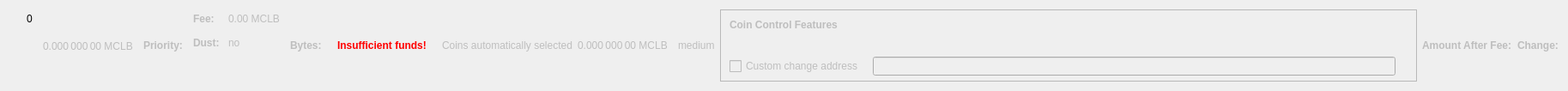
    <widget class="QWidget" name="dummyHideWidget" native="true">
     <property name="maximumSize">
      <size>
       <width>100</width>
       <height>22</height>
      </size>
     </property>
     <layout class="QHBoxLayout" name="dummyHideLayout">
      <item>
       <layout class="QFormLayout" name="formLayoutCoinControl1">
        <property name="horizontalSpacing">
         <number>10</number>
        </property>
        <property name="verticalSpacing">
         <number>14</number>
        </property>
        <property name="leftMargin">
         <number>10</number>
        </property>
        <property name="topMargin">
         <number>4</number>
        </property>
        <property name="rightMargin">
         <number>6</number>
        </property>
        <item row="0" column="1">
         <widget class="QLabel" name="labelCoinControlBytes">
          <property name="cursor">
           <cursorShape>IBeamCursor</cursorShape>
          </property>
          <property name="contextMenuPolicy">
           <enum>Qt::ActionsContextMenu</enum>
          </property>
          <property name="text">
           <string notr="true">0</string>
          </property>
          <property name="textInteractionFlags">
           <set>Qt::LinksAccessibleByMouse|Qt::TextSelectableByKeyboard|Qt::TextSelectableByMouse</set>
          </property>
         </widget>
        </item>
       </layout>
      </item>
      <item>
       <widget class="QLabel" name="labelCoinControlAfterFee">
        <property name="enabled">
         <bool>false</bool>
        </property>
        <property name="sizePolicy">
         <sizepolicy hsizetype="Fixed" vsizetype="Fixed">
          <horstretch>0</horstretch>
          <verstretch>0</verstretch>
         </sizepolicy>
        </property>
        <property name="minimumSize">
         <size>
          <width>111</width>
          <height>12</height>
         </size>
        </property>
        <property name="maximumSize">
         <size>
          <width>111</width>
          <height>12</height>
         </size>
        </property>
        <property name="cursor">
         <cursorShape>IBeamCursor</cursorShape>
        </property>
        <property name="contextMenuPolicy">
         <enum>Qt::ActionsContextMenu</enum>
        </property>
        <property name="text">
         <string notr="true">0.000 000 00 MCLB</string>
        </property>
        <property name="textInteractionFlags">
         <set>Qt::LinksAccessibleByMouse|Qt::TextSelectableByKeyboard|Qt::TextSelectableByMouse</set>
        </property>
       </widget>
      </item>
      <item>
       <widget class="QLabel" name="labelCoinControlPriorityText">
        <property name="enabled">
         <bool>false</bool>
        </property>
        <property name="font">
         <font>
          <weight>75</weight>
          <bold>true</bold>
         </font>
        </property>
        <property name="text">
         <string>Priority:</string>
        </property>
       </widget>
      </item>
      <item>
       <layout class="QHBoxLayout" name="horizontalLayout"/>
      </item>
      <item>
       <layout class="QFormLayout" name="formLayoutCoinControl3">
        <property name="horizontalSpacing">
         <number>10</number>
        </property>
        <property name="verticalSpacing">
         <number>14</number>
        </property>
        <property name="leftMargin">
         <number>6</number>
        </property>
        <property name="topMargin">
         <number>4</number>
        </property>
        <property name="rightMargin">
         <number>6</number>
        </property>
        <item row="0" column="0">
         <widget class="QLabel" name="labelCoinControlFeeText">
          <property name="enabled">
           <bool>false</bool>
          </property>
          <property name="font">
           <font>
            <weight>75</weight>
            <bold>true</bold>
           </font>
          </property>
          <property name="text">
           <string>Fee:</string>
          </property>
          <property name="margin">
           <number>0</number>
          </property>
         </widget>
        </item>
        <item row="0" column="1">
         <widget class="QLabel" name="labelCoinControlFee">
          <property name="enabled">
           <bool>false</bool>
          </property>
          <property name="cursor">
           <cursorShape>IBeamCursor</cursorShape>
          </property>
          <property name="contextMenuPolicy">
           <enum>Qt::ActionsContextMenu</enum>
          </property>
          <property name="text">
           <string notr="true">0.00 MCLB</string>
          </property>
          <property name="textInteractionFlags">
           <set>Qt::LinksAccessibleByMouse|Qt::TextSelectableByKeyboard|Qt::TextSelectableByMouse</set>
          </property>
         </widget>
        </item>
        <item row="1" column="0">
         <widget class="QLabel" name="labelCoinControlLowOutputText">
          <property name="enabled">
           <bool>false</bool>
          </property>
          <property name="font">
           <font>
            <weight>75</weight>
            <bold>true</bold>
           </font>
          </property>
          <property name="text">
           <string>Dust:</string>
          </property>
         </widget>
        </item>
        <item row="1" column="1">
         <widget class="QLabel" name="labelCoinControlLowOutput">
          <property name="enabled">
           <bool>false</bool>
          </property>
          <property name="cursor">
           <cursorShape>IBeamCursor</cursorShape>
          </property>
          <property name="contextMenuPolicy">
           <enum>Qt::ActionsContextMenu</enum>
          </property>
          <property name="text">
           <string>no</string>
          </property>
          <property name="textInteractionFlags">
           <set>Qt::LinksAccessibleByMouse|Qt::TextSelectableByKeyboard|Qt::TextSelectableByMouse</set>
          </property>
         </widget>
        </item>
       </layout>
      </item>
      <item>
       <widget class="QLabel" name="labelCoinControlBytesText">
        <property name="enabled">
         <bool>false</bool>
        </property>
        <property name="font">
         <font>
          <weight>75</weight>
          <bold>true</bold>
         </font>
        </property>
        <property name="text">
         <string>Bytes:</string>
        </property>
       </widget>
      </item>
      <item>
       <layout class="QFormLayout" name="formLayoutCoinControl2">
        <property name="horizontalSpacing">
         <number>10</number>
        </property>
        <property name="verticalSpacing">
         <number>14</number>
        </property>
        <property name="leftMargin">
         <number>6</number>
        </property>
        <property name="topMargin">
         <number>4</number>
        </property>
        <property name="rightMargin">
         <number>6</number>
        </property>
       </layout>
      </item>
      <item>
       <layout class="QHBoxLayout" name="horizontalLayoutCoinControl2">
        <property name="spacing">
         <number>8</number>
        </property>
        <property name="bottomMargin">
         <number>10</number>
        </property>
       </layout>
      </item>
      <item>
       <widget class="QLabel" name="labelCoinControlInsuffFunds">
        <property name="enabled">
         <bool>false</bool>
        </property>
        <property name="minimumSize">
         <size>
          <width>0</width>
          <height>0</height>
         </size>
        </property>
        <property name="font">
         <font>
          <weight>75</weight>
          <bold>true</bold>
         </font>
        </property>
        <property name="styleSheet">
         <string notr="true">color:red;font-weight:bold;</string>
        </property>
        <property name="text">
         <string>Insufficient funds!</string>
        </property>
        <property name="margin">
         <number>5</number>
        </property>
       </widget>
      </item>
      <item>
       <layout class="QFormLayout" name="formLayoutCoinControl4">
        <property name="horizontalSpacing">
         <number>10</number>
        </property>
        <property name="verticalSpacing">
         <number>14</number>
        </property>
        <property name="leftMargin">
         <number>6</number>
        </property>
        <property name="topMargin">
         <number>4</number>
        </property>
        <property name="rightMargin">
         <number>6</number>
        </property>
       </layout>
      </item>
      <item>
       <widget class="QLabel" name="labelCoinControlAutomaticallySelected">
        <property name="enabled">
         <bool>false</bool>
        </property>
        <property name="sizePolicy">
         <sizepolicy hsizetype="Fixed" vsizetype="Fixed">
          <horstretch>0</horstretch>
          <verstretch>0</verstretch>
         </sizepolicy>
        </property>
        <property name="minimumSize">
         <size>
          <width>0</width>
          <height>0</height>
         </size>
        </property>
        <property name="maximumSize">
         <size>
          <width>240</width>
          <height>16777215</height>
         </size>
        </property>
        <property name="text">
         <string>Coins automatically selected</string>
        </property>
        <property name="margin">
         <number>5</number>
        </property>
       </widget>
      </item>
      <item>
       <widget class="QLabel" name="labelCoinControlChange">
        <property name="enabled">
         <bool>false</bool>
        </property>
        <property name="sizePolicy">
         <sizepolicy hsizetype="Fixed" vsizetype="Fixed">
          <horstretch>0</horstretch>
          <verstretch>0</verstretch>
         </sizepolicy>
        </property>
        <property name="minimumSize">
         <size>
          <width>111</width>
          <height>0</height>
         </size>
        </property>
        <property name="maximumSize">
         <size>
          <width>111</width>
          <height>16777215</height>
         </size>
        </property>
        <property name="cursor">
         <cursorShape>IBeamCursor</cursorShape>
        </property>
        <property name="contextMenuPolicy">
         <enum>Qt::ActionsContextMenu</enum>
        </property>
        <property name="text">
         <string notr="true">0.000 000 00 MCLB</string>
        </property>
        <property name="textInteractionFlags">
         <set>Qt::LinksAccessibleByMouse|Qt::TextSelectableByKeyboard|Qt::TextSelectableByMouse</set>
        </property>
       </widget>
      </item>
      <item>
       <widget class="QLabel" name="labelCoinControlPriority">
        <property name="enabled">
         <bool>false</bool>
        </property>
        <property name="cursor">
         <cursorShape>IBeamCursor</cursorShape>
        </property>
        <property name="contextMenuPolicy">
         <enum>Qt::ActionsContextMenu</enum>
        </property>
        <property name="text">
         <string>medium</string>
        </property>
        <property name="textInteractionFlags">
         <set>Qt::LinksAccessibleByMouse|Qt::TextSelectableByKeyboard|Qt::TextSelectableByMouse</set>
        </property>
       </widget>
      </item>
      <item>
       <widget class="QFrame" name="frameCoinControl">
        <property name="sizePolicy">
         <sizepolicy hsizetype="Expanding" vsizetype="Expanding">
          <horstretch>0</horstretch>
          <verstretch>0</verstretch>
         </sizepolicy>
        </property>
        <property name="maximumSize">
         <size>
          <width>16777215</width>
          <height>16777215</height>
         </size>
        </property>
        <property name="frameShape">
         <enum>QFrame::StyledPanel</enum>
        </property>
        <property name="frameShadow">
         <enum>QFrame::Sunken</enum>
        </property>
        <layout class="QVBoxLayout" name="verticalLayoutCoinControl2_2">
         <property name="spacing">
          <number>0</number>
         </property>
         <property name="leftMargin">
          <number>0</number>
         </property>
         <property name="topMargin">
          <number>0</number>
         </property>
         <property name="rightMargin">
          <number>0</number>
         </property>
         <property name="bottomMargin">
          <number>6</number>
         </property>
         <item>
          <layout class="QVBoxLayout" name="verticalLayoutCoinControl" stretch="0,0,0,1">
           <property name="spacing">
            <number>0</number>
           </property>
           <property name="leftMargin">
            <number>10</number>
           </property>
           <property name="topMargin">
            <number>10</number>
           </property>
           <item>
            <layout class="QHBoxLayout" name="horizontalLayoutCoinControl1">
             <property name="bottomMargin">
              <number>15</number>
             </property>
             <item>
              <widget class="QLabel" name="labelCoinControlFeatures">
               <property name="enabled">
                <bool>false</bool>
               </property>
               <property name="sizePolicy">
                <sizepolicy hsizetype="Preferred" vsizetype="Maximum">
                 <horstretch>0</horstretch>
                 <verstretch>0</verstretch>
                </sizepolicy>
               </property>
               <property name="font">
                <font>
                 <weight>75</weight>
                 <bold>true</bold>
                </font>
               </property>
               <property name="styleSheet">
                <string notr="true">font-weight:bold;</string>
               </property>
               <property name="text">
                <string>Coin Control Features</string>
               </property>
              </widget>
             </item>
            </layout>
           </item>
           <item>
            <widget class="QWidget" name="widgetCoinControl" native="true">
             <property name="sizePolicy">
              <sizepolicy hsizetype="Preferred" vsizetype="Preferred">
               <horstretch>0</horstretch>
               <verstretch>0</verstretch>
              </sizepolicy>
             </property>
             <property name="minimumSize">
              <size>
               <width>0</width>
               <height>0</height>
              </size>
             </property>
             <property name="styleSheet">
              <string notr="true"/>
             </property>
             <layout class="QHBoxLayout" name="horizontalLayoutCoinControl5_2">
              <property name="leftMargin">
               <number>0</number>
              </property>
              <property name="topMargin">
               <number>0</number>
              </property>
              <property name="rightMargin">
               <number>0</number>
              </property>
              <property name="bottomMargin">
               <number>0</number>
              </property>
              <item>
               <layout class="QHBoxLayout" name="horizontalLayoutCoinControl3">
                <property name="spacing">
                 <number>20</number>
                </property>
                <property name="topMargin">
                 <number>0</number>
                </property>
                <property name="bottomMargin">
                 <number>10</number>
                </property>
               </layout>
              </item>
             </layout>
            </widget>
           </item>
           <item>
            <layout class="QHBoxLayout" name="horizontalLayoutCoinControl4" stretch="0,0,0">
             <property name="spacing">
              <number>12</number>
             </property>
             <property name="sizeConstraint">
              <enum>QLayout::SetDefaultConstraint</enum>
             </property>
             <property name="topMargin">
              <number>5</number>
             </property>
             <property name="rightMargin">
              <number>5</number>
             </property>
             <item>
              <widget class="QCheckBox" name="checkBoxCoinControlChange">
               <property name="enabled">
                <bool>false</bool>
               </property>
               <property name="toolTip">
                <string>If this is activated, but the change address is empty or invalid, change will be sent to a newly generated address.</string>
               </property>
               <property name="text">
                <string>Custom change address</string>
               </property>
              </widget>
             </item>
             <item>
              <widget class="QValidatedLineEdit" name="lineEditCoinControlChange">
               <property name="enabled">
                <bool>false</bool>
               </property>
               <property name="sizePolicy">
                <sizepolicy hsizetype="Expanding" vsizetype="Fixed">
                 <horstretch>0</horstretch>
                 <verstretch>0</verstretch>
                </sizepolicy>
               </property>
              </widget>
             </item>
             <item>
              <widget class="QLabel" name="labelCoinControlChangeLabel_2">
               <property name="sizePolicy">
                <sizepolicy hsizetype="Preferred" vsizetype="Expanding">
                 <horstretch>0</horstretch>
                 <verstretch>0</verstretch>
                </sizepolicy>
               </property>
               <property name="minimumSize">
                <size>
                 <width>0</width>
                 <height>0</height>
                </size>
               </property>
               <property name="text">
                <string/>
               </property>
               <property name="margin">
                <number>3</number>
               </property>
              </widget>
             </item>
            </layout>
           </item>
           <item>
            <spacer name="verticalSpacerCoinControl">
             <property name="orientation">
              <enum>Qt::Vertical</enum>
             </property>
             <property name="sizeHint" stdset="0">
              <size>
               <width>800</width>
               <height>1</height>
              </size>
             </property>
            </spacer>
           </item>
          </layout>
         </item>
        </layout>
       </widget>
      </item>
      <item>
       <widget class="QLabel" name="labelCoinControlAfterFeeText">
        <property name="enabled">
         <bool>false</bool>
        </property>
        <property name="minimumSize">
         <size>
          <width>0</width>
          <height>0</height>
         </size>
        </property>
        <property name="maximumSize">
         <size>
          <width>16777215</width>
          <height>16777215</height>
         </size>
        </property>
        <property name="font">
         <font>
          <weight>75</weight>
          <bold>true</bold>
         </font>
        </property>
        <property name="text">
         <string>Amount After Fee:</string>
        </property>
        <property name="alignment">
         <set>Qt::AlignLeading|Qt::AlignLeft|Qt::AlignVCenter</set>
        </property>
        <property name="margin">
         <number>0</number>
        </property>
       </widget>
      </item>
      <item>
       <widget class="QLabel" name="labelCoinControlChangeText">
        <property name="enabled">
         <bool>false</bool>
        </property>
        <property name="sizePolicy">
         <sizepolicy hsizetype="Preferred" vsizetype="Preferred">
          <horstretch>0</horstretch>
          <verstretch>0</verstretch>
         </sizepolicy>
        </property>
        <property name="minimumSize">
         <size>
          <width>0</width>
          <height>0</height>
         </size>
        </property>
        <property name="maximumSize">
         <size>
          <width>16777215</width>
          <height>16777215</height>
         </size>
        </property>
        <property name="font">
         <font>
          <weight>75</weight>
          <bold>true</bold>
         </font>
        </property>
        <property name="text">
         <string>Change:</string>
        </property>
        <property name="alignment">
         <set>Qt::AlignLeading|Qt::AlignLeft|Qt::AlignVCenter</set>
        </property>
       </widget>
      </item>
     </layout>
    </widget>
